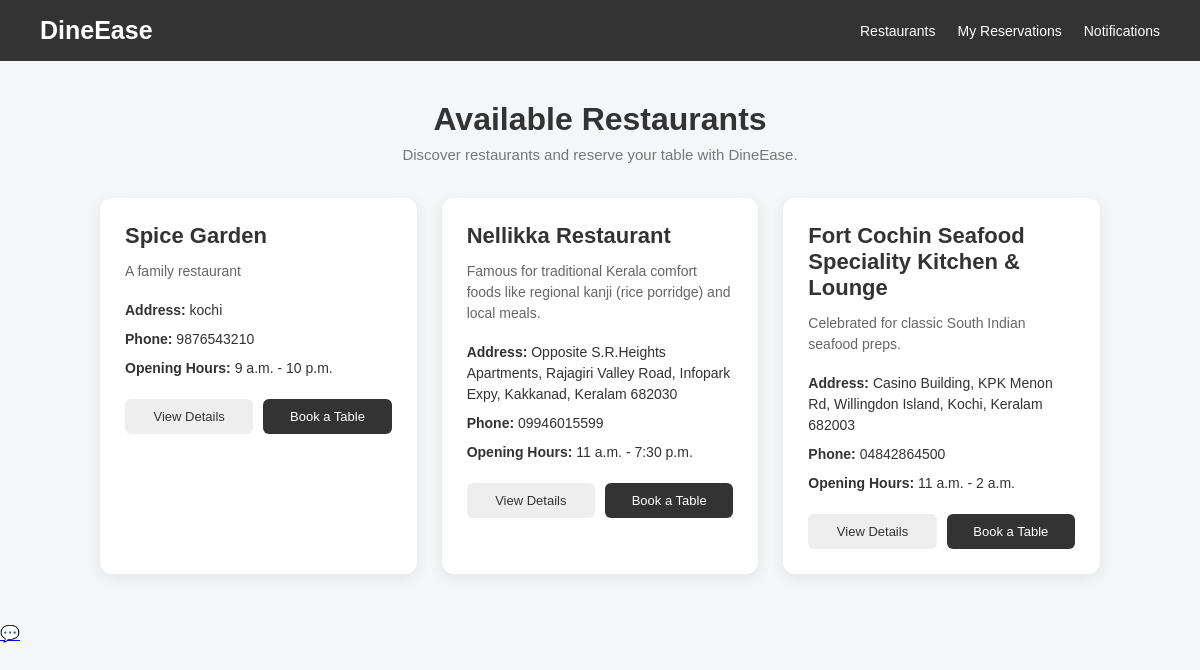
The page /restaurants/ on the database its author committed.
### restaurants/models.py (models this page shows, shortened)
class Restaurant(models.Model):
    name = models.CharField(max_length=200)
    description = models.TextField(blank=True)
    address = models.TextField()
    phone = models.CharField(max_length=15)
    email = models.EmailField()
    opening_time = models.TimeField()
    closing_time = models.TimeField()
    is_active = models.BooleanField(default=True)

### restaurants/views.py (the view)
# urls.py: path("", RestaurantListView.as_view(), name="restaurant-list"),
class RestaurantListView(ListView):
    model = Restaurant
    template_name = "restaurants/restaurant_list.html"
    context_object_name = "restaurants"

### restaurants/templates/restaurants/restaurant_list.html (shortened to what this page needs)
<!DOCTYPE html>
<html lang="en">
<head>
</head>
<body>
    <nav class="navbar">
        <div class="brand">
            DineEase
        </div>
        <div class="nav-links">
            <a href="{% url 'restaurants:restaurant-list' %}">
                Restaurants
            </a>
            <a href="{% url 'reservations:reservation-list' %}">
                My Reservations
            </a>
            <a href="{% url 'reservations:notification-list' %}">
                Notifications
            </a>
        </div>
    </nav>
    <header class="page-header">
        <h1>
            Available Restaurants
        </h1>
        <p>
            Discover restaurants and reserve your table with DineEase.
        </p>
    </header>
    <main class="restaurant-container">
        {% for restaurant in restaurants %}
            <div class="restaurant-card">
                <h2>
                    {{ restaurant.name }}
                </h2>
                <p class="description">
                    {{ restaurant.description }}
                </p>
                <p class="restaurant-info">
                    <strong>Address:</strong>
                    {{ restaurant.address }}
                </p>
                <p class="restaurant-info">
                    <strong>Phone:</strong>
                    {{ restaurant.phone }}
                </p>
                <p class="restaurant-info opening-hours">
                    <strong>Opening Hours:</strong>
                    {{ restaurant.opening_time }}
                    -
                    {{ restaurant.closing_time }}
                </p>
                <div class="actions">
                    <a
                        href="{% url 'restaurants:restaurant-detail' restaurant.pk %}"
                        class="button details-button"
                    >
                        View Details
                    </a>
                    <a
                        href="{% url 'reservations:reservation-create' %}?restaurant={{ restaurant.pk }}"
                        class="button book-button"
                    >
                        Book a Table
                    </a>
                </div>
            </div>
        {% endfor %}
    </main>
<a href="{% url 'chatbot:chat' %}" class="chatbot-link">
    💬
</a>
</body>
</html>

### restaurants/templates/restaurants/restaurant_list.html (style rules this page uses)
* { box-sizing: border-box; margin: 0; padding: 0; }
body { font-family: Arial, sans-serif; background-color: #f4f6f8; color: #333; min-height: 100vh; }
.navbar { background-color: #333; color: white; padding: 16px 40px; display: flex; justify-content: space-between; align-items: center; }
.brand { font-size: 25px; font-weight: bold; }
.nav-links { display: flex; gap: 22px; align-items: center; }
.nav-links a { color: white; text-decoration: none; font-size: 14px; }
.page-header { text-align: center; padding: 40px 20px 25px; }
.page-header h1 { font-size: 32px; margin-bottom: 8px; }
.page-header p { color: #777; font-size: 15px; }
.restaurant-container { width: 1000px; max-width: 90%; margin: 10px auto 50px; display: grid; grid-template-columns: repeat(auto-fit, minmax(280px, 1fr)); gap: 25px; }
.restaurant-card { background-color: white; padding: 25px; border-radius: 12px; box-shadow: 0 4px 15px rgba(0, 0, 0, 0.08); transition: 0.2s; }
.restaurant-card h2 { font-size: 22px; margin-bottom: 12px; }
.description { color: #666; font-size: 14px; line-height: 1.5; margin-bottom: 18px; }
.restaurant-info { margin-bottom: 8px; font-size: 14px; line-height: 1.5; }
.restaurant-info strong { color: #333; }
.opening-hours { margin-bottom: 20px; }
.actions { display: flex; gap: 10px; margin-top: 20px; }
.button { flex: 1; text-align: center; padding: 10px 12px; border-radius: 6px; font-size: 13px; text-decoration: none; transition: 0.2s; }
.details-button { background-color: #eee; color: #333; }
.book-button { background-color: #333; color: white; }

### rows shown on the page
Restaurant: name "Spice Garden", description "A family restaurant", address "kochi", phone "9876543210", opening_time "9 a.m.", closing_time "10 p.m."
Restaurant: name "Nellikka Restaurant", description "Famous for traditional Kerala comfort foods like regional kanji (rice porridge) and local meals.", address "Opposite S.R.Heights Apartments, Rajagiri Valley Road, Infopark Expy, Kakkanad, Keralam 682030", phone "09946015599", opening_time "11 a.m.", closing_time "7:30 p.m."
Restaurant: name "Fort Cochin Seafood Speciality Kitchen & Lounge", description "Celebrated for classic South Indian seafood preps.", address "Casino Building, KPK Menon Rd, Willingdon Island, Kochi, Keralam 682003", phone "04842864500", opening_time "11 a.m.", closing_time "2 a.m."
